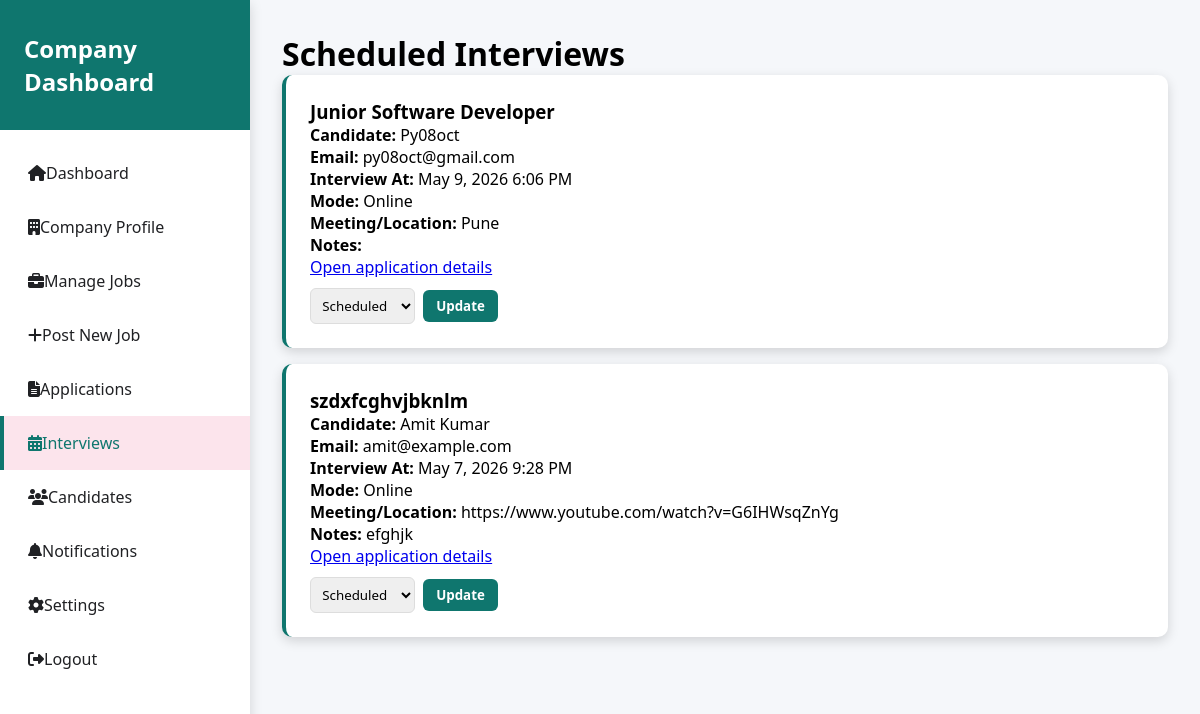
/company-interviews.php (signed in), run on the app's committed database.
### tables this page shows
CREATE TABLE `company_interviews` (
  `id` int(11) NOT NULL AUTO_INCREMENT,
  `application_id` int(11) NOT NULL,
  `company_user_id` int(11) NOT NULL,
  `interview_at` datetime NOT NULL,
  `mode` enum('online','onsite','phone') DEFAULT 'online',
  `meeting_link` varchar(255) DEFAULT NULL,
  `notes` text DEFAULT NULL,
  `result_status` enum('scheduled','completed','cancelled') DEFAULT 'scheduled',
  `created_at` timestamp NOT NULL DEFAULT current_timestamp(),
  `updated_at` timestamp NOT NULL DEFAULT current_timestamp() ON UPDATE current_timestamp(),
  PRIMARY KEY (`id`),
  UNIQUE KEY `application_id` (`application_id`),
  KEY `idx_company_interview_at` (`company_user_id`,`interview_at`),
  CONSTRAINT `company_interviews_ibfk_1` FOREIGN KEY (`application_id`) REFERENCES `applications` (`id`) ON DELETE CASCADE,
  CONSTRAINT `company_interviews_ibfk_2` FOREIGN KEY (`company_user_id`) REFERENCES `users` (`id`) ON DELETE CASCADE
);

CREATE TABLE `jobs` (
  `id` int(11) NOT NULL AUTO_INCREMENT,
  `company_id` int(11) NOT NULL,
  `title` varchar(200) NOT NULL,
  `description` text DEFAULT NULL,
  `requirements` text DEFAULT NULL,
  `required_skills` varchar(255) DEFAULT NULL,
  `location` varchar(100) DEFAULT NULL,
  `salary` varchar(50) DEFAULT NULL,
  `status` enum('active','closed') DEFAULT 'active',
  `posted_at` timestamp NOT NULL DEFAULT current_timestamp(),
  `created_at` timestamp NOT NULL DEFAULT current_timestamp(),
  PRIMARY KEY (`id`),
  KEY `idx_company_id` (`company_id`),
  KEY `idx_status` (`status`),
  KEY `idx_posted_at` (`posted_at`),
  CONSTRAINT `jobs_ibfk_1` FOREIGN KEY (`company_id`) REFERENCES `companies` (`id`) ON DELETE CASCADE
);

CREATE TABLE `students` (
  `id` int(11) NOT NULL AUTO_INCREMENT,
  `user_id` int(11) NOT NULL,
  `name` varchar(100) NOT NULL,
  `email` varchar(100) NOT NULL,
  `course` varchar(100) DEFAULT NULL,
  `skills` text DEFAULT NULL,
  `cgpa` decimal(3,2) DEFAULT NULL,
  `address` text DEFAULT NULL,
  `experience` text DEFAULT NULL,
  `education` varchar(255) DEFAULT NULL,
  `created_at` timestamp NOT NULL DEFAULT current_timestamp(),
  PRIMARY KEY (`id`),
  KEY `idx_user_id` (`user_id`),
  KEY `idx_email` (`email`),
  CONSTRAINT `students_ibfk_1` FOREIGN KEY (`user_id`) REFERENCES `users` (`id`) ON DELETE CASCADE
);

### db_connect.php (called while the page is built, shortened)
<?php
require_once 'config.php';
$conn = null;
try {
    $conn = new mysqli(DB_HOST, DB_USER, DB_PASS, DB_NAME);
    if ($conn->connect_error) {
        $db_error = "Database connection failed: " . $conn->connect_error;
        $conn = null;
    } else {
        $conn->set_charset("utf8");
    }
} catch (Exception $e) {
    $db_error = "Database connection error: " . $e->getMessage();
    $conn = null;
}
function isDatabaseAvailable() {
    global $conn;
    return $conn !== null;
}
?>

### config.php (called while the page is built, shortened)
<?php
function e(?string $value): string {
    return htmlspecialchars((string)$value, ENT_QUOTES, 'UTF-8');
}
?>

### company-interviews.php (the view, shortened to what this page needs)
<?php
require_once 'config.php';
require_once 'db_connect.php';
$company_user_id = (int)$_SESSION['user_id'];
$interviews = [];
if (isDatabaseAvailable()) {
    $conn->query(
        "CREATE TABLE IF NOT EXISTS company_interviews (
            id INT AUTO_INCREMENT PRIMARY KEY,
            application_id INT NOT NULL UNIQUE,
            company_user_id INT NOT NULL,
            interview_at DATETIME NOT NULL,
            mode ENUM('online','onsite','phone') DEFAULT 'online',
            meeting_link VARCHAR(255) NULL,
            notes TEXT NULL,
            result_status ENUM('scheduled','completed','cancelled') DEFAULT 'scheduled',
            created_at TIMESTAMP DEFAULT CURRENT_TIMESTAMP,
            updated_at TIMESTAMP DEFAULT CURRENT_TIMESTAMP ON UPDATE CURRENT_TIMESTAMP,
            INDEX idx_company_interview_at (company_user_id, interview_at),
            FOREIGN KEY (application_id) REFERENCES applications(id) ON DELETE CASCADE,
            FOREIGN KEY (company_user_id) REFERENCES users(id) ON DELETE CASCADE
        ) ENGINE=InnoDB DEFAULT CHARSET=utf8mb4 COLLATE=utf8mb4_unicode_ci"
    );
    $query = "SELECT ci.id AS interview_record_id, ci.interview_at, ci.mode, ci.meeting_link, ci.notes, ci.result_status,
                     a.id AS application_id, a.status AS application_status, a.application_date,
                     j.title, s.name AS student_name, s.email AS student_email
              FROM company_interviews ci
              JOIN applications a ON ci.application_id = a.id
              JOIN jobs j ON a.job_id = j.id
              JOIN students s ON a.student_id = s.id
              WHERE ci.company_user_id = ?
              ORDER BY ci.interview_at DESC";
    $stmt = $conn->prepare($query);
    $stmt->bind_param("i", $company_user_id);
    $stmt->execute();
    $interviews = $stmt->get_result()->fetch_all(MYSQLI_ASSOC);
}
?>
<!DOCTYPE html>
<html lang="en">
<head>
    <link rel="stylesheet" href="https://cdnjs.cloudflare.com/ajax/libs/font-awesome/6.4.0/css/all.min.css">
</head>
<body>
    <div class="dashboard-container">
        <div class="sidebar">
            <div class="sidebar-header">
                <h2>Company Dashboard</h2>
            </div>
            <div class="sidebar-menu">
                <a href="company-dashboard.php"><i class="fas fa-home"></i> Dashboard</a>
                <a href="company-profile.php"><i class="fas fa-building"></i> Company Profile</a>
                <a href="company-jobs.php"><i class="fas fa-briefcase"></i> Manage Jobs</a>
                <a href="company-post-job.php"><i class="fas fa-plus"></i> Post New Job</a>
                <a href="company-applications.php"><i class="fas fa-file-alt"></i> Applications</a>
                <a href="company-interviews.php" class="active"><i class="fas fa-calendar-alt"></i> Interviews</a>
                <a href="company-candidates.php"><i class="fas fa-users"></i> Candidates</a>
                <a href="company-notifications.php"><i class="fas fa-bell"></i> Notifications</a>
                <a href="company-settings.php"><i class="fas fa-cog"></i> Settings</a>
                <a href="logout.php"><i class="fas fa-sign-out-alt"></i> Logout</a>
            </div>
        </div>
        <div class="main-content">
            <h1>Scheduled Interviews</h1>
            <?php if (empty($interviews)): ?>
                <div class="interview-card">
                    <p>No interviews scheduled yet. Set interview schedules from application details.</p>
                </div>
            <?php else: ?>
                <?php foreach ($interviews as $interview): ?>
                    <div class="interview-card">
                        <h3><?php echo e($interview['title']); ?></h3>
                        <p><strong>Candidate:</strong> <?php echo e($interview['student_name']); ?></p>
                        <p><strong>Email:</strong> <?php echo e($interview['student_email']); ?></p>
                        <p><strong>Interview At:</strong> <?php echo date('M j, Y g:i A', strtotime($interview['interview_at'])); ?></p>
                        <p><strong>Mode:</strong> <?php echo ucfirst(e($interview['mode'])); ?></p>
                        <p><strong>Meeting/Location:</strong> <?php echo e($interview['meeting_link'] ?? 'N/A'); ?></p>
                        <p><strong>Notes:</strong> <?php echo e($interview['notes'] ?? 'N/A'); ?></p>
                        <p><a href="company-application-details.php?id=<?php echo (int)$interview['application_id']; ?>">Open application details</a></p>
                        <form method="POST" style="margin-top:0.6rem;display:flex;gap:0.5rem;align-items:center;">
                            <select name="result_status">
                                <option value="scheduled" <?php echo $interview['result_status'] === 'scheduled' ? 'selected' : ''; ?>>Scheduled</option>
                            </select>
                            <button type="submit" name="update_interview_result" class="btn">Update</button>
                        </form>
                    </div>
                <?php endforeach; ?>
            <?php endif; ?>
        </div>
    </div>
</body>
</html>

### company-interviews.php (style rules this page uses)
:root { --primary: #0f766e; --shadow: 0 4px 12px rgba(0,0,0,0.15); }
* { margin: 0; padding: 0; box-sizing: border-box; font-family: 'Segoe UI', sans-serif; }
.dashboard-container { display: flex; min-height: 100vh; background: #f5f7fa; }
.sidebar { width: 250px; background: white; box-shadow: var(--shadow); position: fixed; height: 100vh; overflow-y: auto; }
.sidebar-header { padding: 2rem 1.5rem; background: var(--primary); color: white; }
.sidebar-menu { padding: 1rem 0; }
.sidebar-menu a { display: flex; align-items: center; padding: 1rem 1.5rem; color: #202124; text-decoration: none; transition: all 0.3s; border-left: 4px solid transparent; }
.sidebar-menu a:hover, .sidebar-menu a.active { background: #fce4ec; border-left-color: var(--primary); color: var(--primary); }
.main-content { flex: 1; margin-left: 250px; padding: 2rem; }
.interview-card { background: white; border-radius: 10px; box-shadow: var(--shadow); padding: 1.5rem; margin-bottom: 1rem; border-left: 4px solid var(--primary); }
.btn { padding: 0.45rem 0.8rem; border-radius: 6px; border: none; background: var(--primary); color: #fff; cursor: pointer; font-weight: 600; }
select { padding: 0.45rem; border: 1px solid #ddd; border-radius: 6px; }

### data on the page
company_interviews: jobs.title "Junior Software Developer", students.name "Py08oct", students.email "py08oct@gmail.com", interview_at "May 9, 2026 6:06 PM", mode "Online", meeting_link "Pune", result_status "Scheduled"
company_interviews: jobs.title "szdxfcghvjbknlm", students.name "Amit Kumar", students.email "amit@example.com", interview_at "May 7, 2026 9:28 PM", mode "Online", meeting_link "https://www.youtube.com/watch?v=G6IHWsqZnYg", notes "efghjk", result_status "Scheduled"
